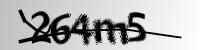
#> input picture samples/264m5.png, 200 x 50 px, given in place of yyn57.png, which was not available
$ jupyter execute --allow-errors test_pre_process_img.ipynb   (shell and % lines are left out)
#> lines starting #> are read from the running program, lines starting #| are printed output that depends on the picture; after the words box and inside, x2 and y2 are one past the last pixel; in counts of white or black regions, pixels touching at a corner belong together; pictures that were not available may be replaced by others from this repository, and a replacement may not be noted
[cell 1]
import numpy as np
import pandas as pd
import matplotlib.pyplot as plt
import os
import cv2 as cv
from itertools import product, count, chain
from keras.utils import to_categorical

[cell 2]
lista_imagens = list(i for i in os.listdir(r'samples') if i.endswith('.png'))

df = pd.DataFrame({
    'imagens': lista_imagens
})
df['solucao'] = df['imagens'].apply(lambda x: os.path.splitext(x)[0])
df['caminho_imagem'] = df['imagens'].apply(lambda x: os.path.join('samples',x))
df

[cell 3]
alphabet = list(frozenset(chain.from_iterable(df['solucao'].tolist())))
alphabet.sort()
''.join(alphabet)

[cell 4]
ids = dict([(ch, alphabet.index(ch)) for ch in alphabet])
#> (the rest of this cell did not finish here and is left out)

[cell 5]
img = cv.imread('samples\yyn57.png', cv.IMREAD_GRAYSCALE)
#> img is the input picture: shape (50, 200); min 0, max 255, mean 180.5
plt.imshow(img, 'gray')

[cell 6]
th = cv.adaptiveThreshold(img, 255, cv.ADAPTIVE_THRESH_MEAN_C, cv.THRESH_BINARY, 17, 2)
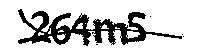
#> th: shape (50, 200); 79.3% white; 5 black regions (4 under 20 px), largest, box (x1, y1, x2, y2) and area: (18, 9, 182, 46) 2061

ret2, th2 = cv.threshold(img, 0, 255, cv.THRESH_BINARY + cv.THRESH_OTSU)
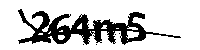
#> th2: shape (50, 200); 79.1% white; 5 black regions (4 under 20 px), largest, box (x1, y1, x2, y2) and area: (18, 9, 181, 45) 2083
#> ret2 = 125

blur = cv.GaussianBlur(img, (5, 5), 0)
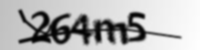
#> blur: shape (50, 200); min 2, max 254, mean 180.5
ret3, th3 = cv.threshold(blur, 0, 255, cv.THRESH_BINARY + cv.THRESH_OTSU)
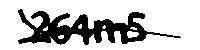
#> th3: shape (50, 200); 76.7% white; 1 black region, box (x1, y1, x2, y2) and area: (18, 9, 181, 45) 2327
#> ret3 = 138

titles = ['Original', 'Adaptive', 'Otsu', 'Gaussian + Otsu']
images = [img, th, th2, th3]

for i in range(4):
    plt.subplot(2, 2, i + 1), plt.imshow(images[i], 'gray')
    plt.title(titles[i])
    plt.xticks([]), plt.yticks([])
plt.title('Threshold')
plt.show()

[cell 7]
kernel = np.ones((3, 3), np.uint8)
dilation = cv.dilate(th, kernel, iterations=1)
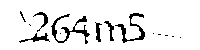
#> dilation: shape (50, 200); 91.3% white; 14 black regions (8 under 20 px), largest, box (x1, y1, x2, y2) and area: (51, 14, 90, 44) 296, (115, 13, 145, 43) 223, (19, 33, 50, 43) 102, (33, 12, 48, 32) 76, (95, 22, 102, 42) 72, (104, 21, 114, 41) 68
dilation2 = cv.dilate(th2, kernel, iterations=1)
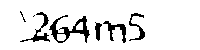
#> dilation2: shape (50, 200); 90.2% white; 7 black regions (2 under 20 px), largest, box (x1, y1, x2, y2) and area: (49, 15, 90, 43) 379, (20, 12, 50, 42) 194, (103, 21, 126, 43) 171, (129, 13, 145, 41) 137, (95, 22, 102, 41) 78
dilation3 = cv.dilate(th3, kernel, iterations=1)
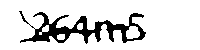
#> dilation3: shape (50, 200); 85.9% white; 1 black region, box (x1, y1, x2, y2) and area: (19, 11, 146, 44) 1407

titles2 = ['Original', 'Adaptive', 'Otsu', 'Gaussian + Otsu']
images2 = [img, dilation, dilation2, dilation3]

for i in range(4):
    plt.subplot(2, 2, i + 1), plt.imshow(images2[i], 'gray')
    plt.title(titles2[i])
    plt.xticks([]), plt.yticks([])

plt.title('Dilation')
plt.show()

[cell 8]
kernel = np.ones((3, 3), np.uint8)
erosion = cv.erode(dilation, kernel, iterations=1)
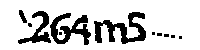
#> erosion: shape (50, 200); 81.8% white; 11 black regions (7 under 20 px), largest, box (x1, y1, x2, y2) and area: (94, 12, 146, 44) 709, (50, 13, 91, 45) 602, (18, 11, 51, 44) 372, (19, 10, 27, 23) 56
erosion2 = cv.erode(dilation2, kernel, iterations=1)
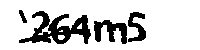
#> erosion2: shape (50, 200); 81.6% white; 4 black regions, box (x1, y1, x2, y2) and area: (19, 11, 91, 44) 1067, (94, 20, 127, 44) 439, (128, 12, 146, 42) 281, (19, 10, 27, 23) 53
erosion3 = cv.erode(dilation3, kernel, iterations=1)
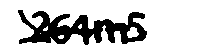
#> erosion3: shape (50, 200); 77.7% white; 1 black region, box (x1, y1, x2, y2) and area: (18, 10, 147, 45) 2227

titles3 = ['Original', 'Adaptive', 'Otsu', 'Gaussian + Otsu']
images3 = [img, erosion, erosion2, erosion3]

for i in range(4):
    plt.subplot(2, 2, i + 1), plt.imshow(images3[i], 'gray')
    plt.title(titles3[i])
    plt.xticks([]), plt.yticks([])

plt.title('Erosion')
plt.show()

[cell 9]
kernel = np.ones((3, 3), np.uint8)
dilation = cv.dilate(erosion, kernel, iterations=1)
dilation2 = cv.dilate(erosion2, kernel, iterations=1)
dilation3 = cv.dilate(erosion3, kernel, iterations=1)

titles4 = ['Original', 'Adaptive', 'Otsu', 'Gaussian + Otsu']
images4 = [img, dilation, dilation2, dilation3]

for i in range(4):
    plt.subplot(2, 2, i + 1), plt.imshow(images2[i], 'gray')
    plt.title(titles2[i])
    plt.xticks([]), plt.yticks([])

plt.title('Dilation')
plt.show()

$ run again, on samples/3w2bw.png
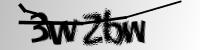
#> input picture samples/3w2bw.png, 200 x 50 px, given in place of yyn57.png, which was not available
#> img is the input picture: shape (50, 200); min 0, max 255, mean 178.1
#> th: shape (50, 200); 78.2% white; 8 black regions (7 under 20 px), largest, box (x1, y1, x2, y2) and area: (18, 0, 182, 46) 2170
#> th2: shape (50, 200); 78.4% white; 8 black regions (7 under 20 px), largest, box (x1, y1, x2, y2) and area: (18, 1, 181, 45) 2156
#> ret2 = 124
#> th3: shape (50, 200); 75.3% white; 1 black region, box (x1, y1, x2, y2) and area: (18, 0, 181, 45) 2472
#> ret3 = 138
#> dilation: shape (50, 200); 90.6% white; 18 black regions (12 under 20 px), largest, box (x1, y1, x2, y2) and area: (19, 13, 85, 44) 460, (86, 11, 113, 40) 137, (111, 23, 131, 43) 137, (137, 22, 145, 42) 77, (85, 26, 97, 44) 58, (132, 22, 138, 31) 33
#> dilation2: shape (50, 200); 89.4% white; 12 black regions (9 under 20 px), largest, box (x1, y1, x2, y2) and area: (20, 13, 84, 44) 518, (90, 12, 144, 42) 472, (85, 34, 95, 43) 38
#> dilation3: shape (50, 200); 84.3% white; 2 black regions (1 under 20 px), largest, box (x1, y1, x2, y2) and area: (19, 4, 144, 44) 1572
#> erosion: shape (50, 200); 80.7% white; 10 black regions (4 under 20 px), largest, box (x1, y1, x2, y2) and area: (18, 3, 92, 45) 945, (85, 10, 132, 44) 551, (131, 21, 146, 43) 202, (84, 25, 98, 45) 136, (115, 16, 127, 20) 37, (97, 37, 102, 43) 24
#> erosion2: shape (50, 200); 80.5% white; 6 black regions (3 under 20 px), largest, box (x1, y1, x2, y2) and area: (84, 11, 145, 44) 948, (19, 4, 85, 45) 943, (97, 37, 102, 42) 21
#> `erosion3 = cv.erode(dilation3, kernel, iterations=1)`:
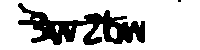
#> erosion3: shape (50, 200); 76.5% white; 2 black regions (1 under 20 px), largest, box (x1, y1, x2, y2) and area: (18, 3, 145, 45) 2344
